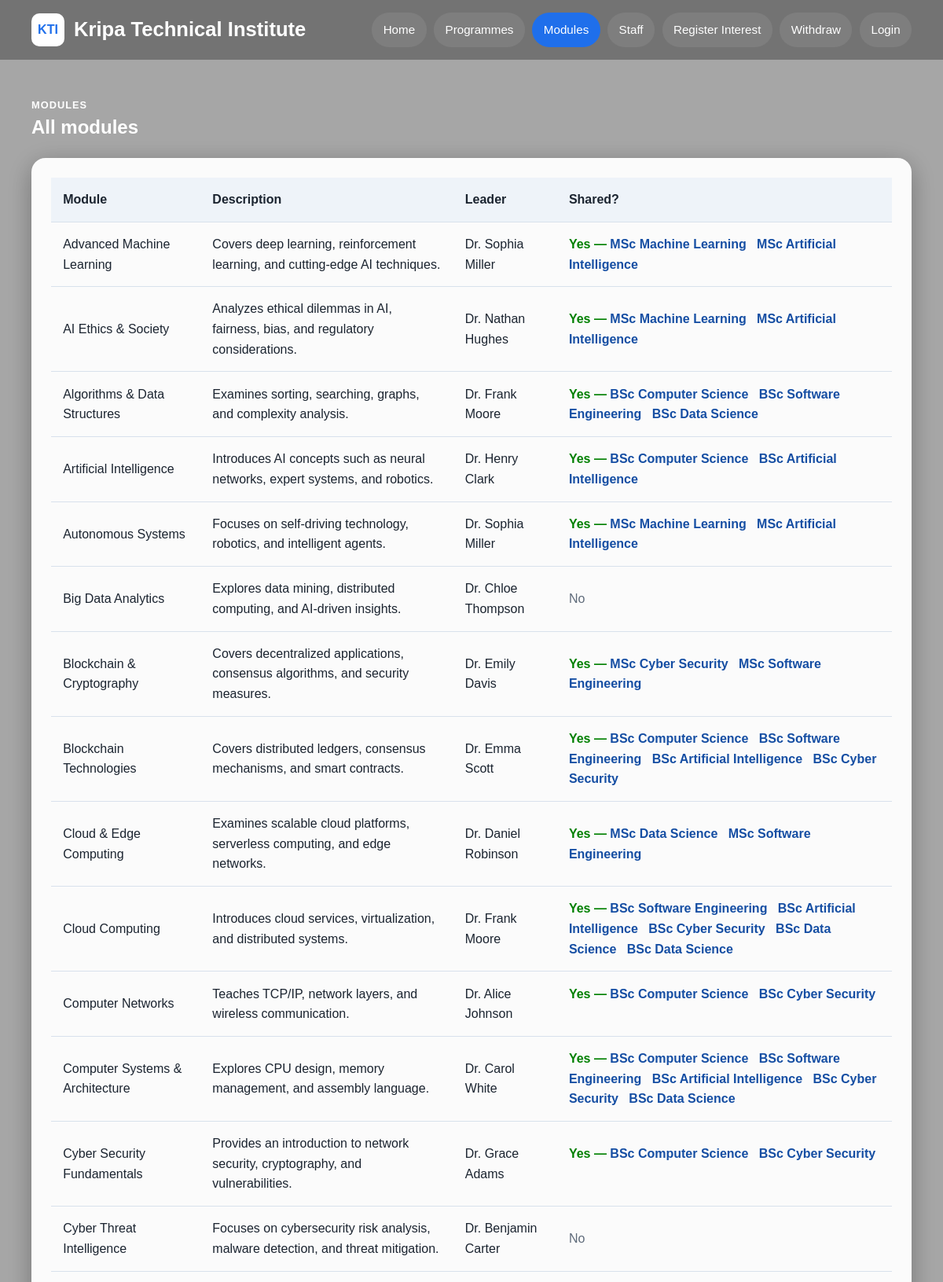
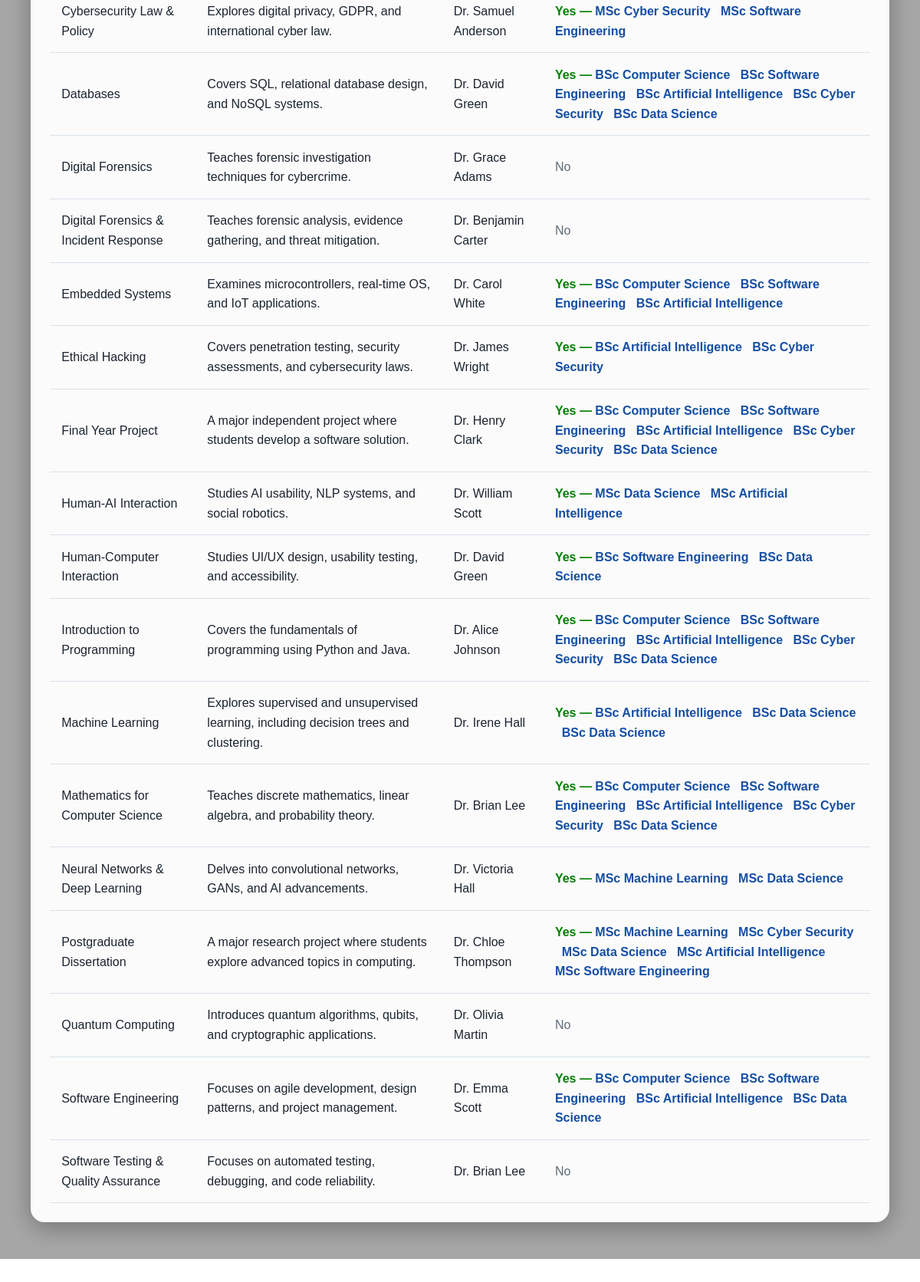
Screenshot of /?page=modules (upper part) with the database file from the repository (2 pictures, top to bottom).
### tables this page shows
CREATE TABLE Modules (
    ModuleID INTEGER PRIMARY KEY AUTO_INCREMENT,
    ModuleName TEXT NOT NULL,
    ModuleLeaderID INTEGER,
    Description TEXT,
    Image TEXT,
    FOREIGN KEY (ModuleLeaderID) REFERENCES Staff(StaffID)
);

CREATE TABLE Staff (
    StaffID INTEGER PRIMARY KEY AUTO_INCREMENT,
    Name TEXT NOT NULL
);

CREATE TABLE Programmes (
    ProgrammeID INTEGER PRIMARY KEY AUTO_INCREMENT,
    ProgrammeName TEXT NOT NULL,
    LevelID INTEGER,
    ProgrammeLeaderID INTEGER,
    Description TEXT,
    Image TEXT,
    IsPublished TINYINT(1) DEFAULT 1,
    FOREIGN KEY (LevelID) REFERENCES Levels(LevelID),
    FOREIGN KEY (ProgrammeLeaderID) REFERENCES Staff(StaffID)
);

### core/Controller.php (called while the page is built, shortened)
<?php
class Controller {
    protected function view($viewPath, $data = []) {
        extract($data);
        $file = __DIR__ . '/../app/views/' . $viewPath . '.php';
        require $file;
    }
}

### app/controllers/ModuleController.php (called while the page is built)
<?php
class ModuleController extends Controller {
    public function index() {
        require_once __DIR__ . '/../models/ModuleModel.php';
        $model = new ModuleModel();
        $modules = $model->getAllModules();
        $this->view('modules/index', [
            'modules' => $modules
        ]);
    }
}

### index.php (called while the page is built, shortened)
<?php
require_once __DIR__ . '/core/Database.php';
require_once __DIR__ . '/core/Controller.php';
require_once __DIR__ . '/core/Router.php';
$router = new Router();
$router->get('home', 'HomeController', 'index');
$router->get('programmes',        'ProgrammeController', 'index');
$router->get('programme-details', 'ProgrammeController', 'show');
$router->get('modules', 'ModuleController', 'index');
$router->get('staff', 'StaffController', 'index');
$router->get('staff-profile', 'StaffController', 'show');
$router->get('interest',          'InterestController', 'showForm');
$router->post('interest',         'InterestController', 'submit');
$router->get('withdraw',          'InterestController', 'showWithdraw');
$router->post('withdraw',         'InterestController', 'withdraw');
$router->get('login',    'AuthController', 'showLogin');
$router->post('login',   'AuthController', 'login');
$router->get('logout',   'AuthController', 'logout');
$router->get('register', 'AuthController', 'showRegister');
$router->post('register','AuthController', 'register');
$router->get('admin',  'AdminController', 'index');
$router->post('admin', 'AdminController', 'handlePost');
$router->get('export', 'AdminController', 'exportCsv');
$router->dispatch($_SERVER['REQUEST_METHOD']);

### core/Database.php (called while the page is built, shortened)
<?php
class Database {
    private static $connection = null;
    public static function connect() {
        if (self::$connection == null) {
            self::$connection = new PDO(
                "mysql:host=" . DB_HOST . ";dbname=" . DB_NAME . ";charset=" . DB_CHARSET,
                DB_USER,
                DB_PASS
            );
            self::$connection->setAttribute(
                PDO::ATTR_ERRMODE,
                PDO::ERRMODE_EXCEPTION
            );
            self::$connection->setAttribute(
                PDO::ATTR_DEFAULT_FETCH_MODE,
                PDO::FETCH_ASSOC
            );
        }
        return self::$connection;
    }
}

### app/models/ModuleModel.php (called while the page is built)
<?php
class ModuleModel {
    private $db;
    public function __construct() {
        $this->db = Database::connect();
    }
    public function getAllModules() {
        $stmt = $this->db->prepare("
            SELECT m.ModuleID, m.ModuleName, m.Description,
                  s.Name AS LeaderName,
                  COUNT(DISTINCT pm.ProgrammeID) AS ProgrammeCount
            FROM Modules m
            JOIN Staff s ON m.ModuleLeaderID = s.StaffID
            LEFT JOIN ProgrammeModules pm ON m.ModuleID = pm.ModuleID
            GROUP BY m.ModuleID
            ORDER BY m.ModuleName
        ");
        $stmt->execute();
        $modules = $stmt->fetchAll();
        foreach ($modules as &$module) {
            $stmt2 = $this->db->prepare("
                SELECT p.ProgrammeID, p.ProgrammeName
                FROM ProgrammeModules pm
                JOIN Programmes p ON pm.ProgrammeID = p.ProgrammeID
                WHERE pm.ModuleID = ?
            ");
            $stmt2->execute([$module['ModuleID']]);
            $module['ProgrammeNames'] = $stmt2->fetchAll();
        }
        return $modules;
    }
}

### app/views/modules/index.php (the view)
<?php require_once __DIR__ . '/../layouts/header.php'; ?>
<main id="main-content" class="section">
    <div class="container">
        <div class="section-heading">
            <p class="eyebrow">Modules</p>
            <h2>All modules</h2>
        </div>
        <div class="table-card card">
            <table>
                <thead>
                    <tr>
                        <th>Module</th>
                        <th>Description</th>
                        <th>Leader</th>
                        <th>Shared?</th>
                    </tr>
                </thead>
                <tbody>
                    <?php foreach ($modules as $module): ?>
                        <tr>
                            <td><?= htmlspecialchars($module['ModuleName']) ?></td>
                            <td><?= htmlspecialchars($module['Description']) ?></td>
                            <td><?= htmlspecialchars($module['LeaderName']) ?></td>
                            <td>
                               <?php if ($module['ProgrammeCount'] > 1): ?>
                                <span style="color: green; font-weight: bold;">
                                    Yes —
                                    <?php foreach ($module['ProgrammeNames'] as $prog): ?>
                                        <a href="/student-course-hub/?page=programme-details&id=<?= $prog['ProgrammeID'] ?>">
                                            <?= htmlspecialchars($prog['ProgrammeName']) ?>
                                        </a>&nbsp;
                                    <?php endforeach; ?>
                                </span>
                                <?php else: ?>
                                    <span style="color: var(--text-soft);">No</span>
                                <?php endif; ?>
                            </td>
                        </tr>
                    <?php endforeach; ?>
                </tbody>
            </table>
        </div>
    </div>
</main>
<?php require_once __DIR__ . '/../layouts/footer.php'; ?>

### core/Router.php (shortened to what this page needs)
<?php
class Router {
    protected $routes = [];
    public function get($page, $controller, $method) {
        $this->routes[] = [
            'method'     => 'GET',
            'page'       => $page,
            'controller' => $controller,
            'action'     => $method
        ];
    }
    public function post($page, $controller, $method) {
        $this->routes[] = [
            'method'     => 'POST',
            'page'       => $page,
            'controller' => $controller,
            'action'     => $method
        ];
    }
    public function dispatch($requestMethod) {
        $page = isset($_GET['page']) ? $_GET['page'] : 'home';
        foreach ($this->routes as $route) {
            if ($route['method'] == strtoupper($requestMethod)
                && $route['page'] == $page) {
                $action         = $route['action'];
                $obj = new $controllerName();
                $obj->$action();
                return;
            }
        }
    }
}

### public/assets/css/style.css (style rules this page uses)
:root { --bg: #f6f8fb; --surface: #ffffff; --surface-muted: #eef3f9; --text: #1b2430; --text-soft: #5f6b7a; --primary: #1f6feb; --primary-dark: #154ea3; --danger: #c0392b; --border: #d8e1ec; --shadow: 0 10px 30px rgba(16, 24, 40, 0.08); --radius: 18px; }
* { box-sizing: border-box; }
html { scroll-behavior: smooth; }
body { margin: 0; font-family: Arial, Helvetica, sans-serif; background-image: url('/student-course-hub/public/assets/images/campus.jpg'); background-size: cover; background-position: center; background-attachment: fixed; background-repeat: no-repeat; color: var(--text); line-height: 1.6; }
a { color: var(--primary-dark); text-decoration: none; }
.container { width: min(1120px, calc(100% - 2rem)); margin: 0 auto; }
.eyebrow { margin: 0 0 0.25rem; text-transform: uppercase; letter-spacing: 0.08em; font-size: 0.8rem; font-weight: 700; color: #7db2ff; }
.hero h2, .section-heading h2, .auth-info h2, .programme-layout h2 { margin-top: 0; line-height: 1.2; }
.section { padding: 3rem 0; background: rgba(0, 0, 0, 0.35); }
.section-heading { margin-bottom: 1.5rem; }
.section-heading h2, .section-heading p { color: #ffffff; }
.card { background: rgba(255, 255, 255, 0.95); border: 1px solid rgba(255, 255, 255, 0.4); border-radius: var(--radius); padding: 1.5rem; box-shadow: 0 8px 32px rgba(0, 0, 0, 0.3); color: var(--text); }
.table-card { overflow-x: auto; }
table { width: 100%; border-collapse: collapse; }
th, td { text-align: left; padding: 0.95rem; border-bottom: 1px solid var(--border); }
th { background: var(--surface-muted); }
.page-programmes, .page-modules, .page-staff, .page-interest, .page-withdraw, .page-login, .page-admin { background-image: url('/student-course-hub/public/assets/images/home.jpg'); }

### rows the page displays
modules: ModuleName "Advanced Machine Learning", Description "Covers deep learning, reinforcement learning, and cutting-edge AI techniques.", ModuleLeaderID.Name "Dr. Sophia Miller"
programmes: ProgrammeName "MSc Machine Learning"
programmes: ProgrammeName "MSc Artificial Intelligence"
modules: ModuleName "AI Ethics & Society", Description "Analyzes ethical dilemmas in AI, fairness, bias, and regulatory considerations.", ModuleLeaderID.Name "Dr. Nathan Hughes"
modules: ModuleName "Algorithms & Data Structures", Description "Examines sorting, searching, graphs, and complexity analysis.", ModuleLeaderID.Name "Dr. Frank Moore"
programmes: ProgrammeName "BSc Computer Science"
programmes: ProgrammeName "BSc Software Engineering"
programmes: ProgrammeName "BSc Data Science"
modules: ModuleName "Artificial Intelligence", Description "Introduces AI concepts such as neural networks, expert systems, and robotics.", ModuleLeaderID.Name "Dr. Henry Clark"
programmes: ProgrammeName "BSc Artificial Intelligence"
modules: ModuleName "Autonomous Systems", Description "Focuses on self-driving technology, robotics, and intelligent agents.", ModuleLeaderID.Name "Dr. Sophia Miller"
modules: ModuleName "Big Data Analytics", Description "Explores data mining, distributed computing, and AI-driven insights.", ModuleLeaderID.Name "Dr. Chloe Thompson", shows "No"
modules: ModuleName "Blockchain & Cryptography", Description "Covers decentralized applications, consensus algorithms, and security measures.", ModuleLeaderID.Name "Dr. Emily Davis"
programmes: ProgrammeName "MSc Cyber Security"
programmes: ProgrammeName "MSc Software Engineering"
modules: ModuleName "Blockchain Technologies", Description "Covers distributed ledgers, consensus mechanisms, and smart contracts.", ModuleLeaderID.Name "Dr. Emma Scott"
programmes: ProgrammeName "BSc Cyber Security"
modules: ModuleName "Cloud & Edge Computing", Description "Examines scalable cloud platforms, serverless computing, and edge networks.", ModuleLeaderID.Name "Dr. Daniel Robinson"
programmes: ProgrammeName "MSc Data Science"
modules: ModuleName "Cloud Computing", Description "Introduces cloud services, virtualization, and distributed systems.", ModuleLeaderID.Name "Dr. Frank Moore"
modules: ModuleName "Computer Networks", Description "Teaches TCP/IP, network layers, and wireless communication.", ModuleLeaderID.Name "Dr. Alice Johnson"
modules: ModuleName "Computer Systems & Architecture", Description "Explores CPU design, memory management, and assembly language.", ModuleLeaderID.Name "Dr. Carol White"
modules: ModuleName "Cyber Security Fundamentals", Description "Provides an introduction to network security, cryptography, and vulnerabilities.", ModuleLeaderID.Name "Dr. Grace Adams"
modules: ModuleName "Cyber Threat Intelligence", Description "Focuses on cybersecurity risk analysis, malware detection, and threat mitigation.", ModuleLeaderID.Name "Dr. Benjamin Carter", shows "No"
modules: ModuleName "Cybersecurity Law & Policy", Description "Explores digital privacy, GDPR, and international cyber law.", ModuleLeaderID.Name "Dr. Samuel Anderson"
modules: ModuleName "Databases", Description "Covers SQL, relational database design, and NoSQL systems.", ModuleLeaderID.Name "Dr. David Green"
modules: ModuleName "Digital Forensics", Description "Teaches forensic investigation techniques for cybercrime.", ModuleLeaderID.Name "Dr. Grace Adams", shows "No"
modules: ModuleName "Digital Forensics & Incident Response", Description "Teaches forensic analysis, evidence gathering, and threat mitigation.", ModuleLeaderID.Name "Dr. Benjamin Carter", shows "No"
modules: ModuleName "Embedded Systems", Description "Examines microcontrollers, real-time OS, and IoT applications.", ModuleLeaderID.Name "Dr. Carol White"
modules: ModuleName "Ethical Hacking", Description "Covers penetration testing, security assessments, and cybersecurity laws.", ModuleLeaderID.Name "Dr. James Wright"
modules: ModuleName "Final Year Project", Description "A major independent project where students develop a software solution.", ModuleLeaderID.Name "Dr. Henry Clark"
modules: ModuleName "Human-AI Interaction", Description "Studies AI usability, NLP systems, and social robotics.", ModuleLeaderID.Name "Dr. William Scott"
modules: ModuleName "Human-Computer Interaction", Description "Studies UI/UX design, usability testing, and accessibility.", ModuleLeaderID.Name "Dr. David Green"
modules: ModuleName "Introduction to Programming", Description "Covers the fundamentals of programming using Python and Java.", ModuleLeaderID.Name "Dr. Alice Johnson"
modules: ModuleName "Machine Learning", Description "Explores supervised and unsupervised learning, including decision trees and clustering.", ModuleLeaderID.Name "Dr. Irene Hall"
modules: ModuleName "Mathematics for Computer Science", Description "Teaches discrete mathematics, linear algebra, and probability theory.", ModuleLeaderID.Name "Dr. Brian Lee"
modules: ModuleName "Neural Networks & Deep Learning", Description "Delves into convolutional networks, GANs, and AI advancements.", ModuleLeaderID.Name "Dr. Victoria Hall"
modules: ModuleName "Postgraduate Dissertation", Description "A major research project where students explore advanced topics in computing.", ModuleLeaderID.Name "Dr. Chloe Thompson"
modules: ModuleName "Quantum Computing", Description "Introduces quantum algorithms, qubits, and cryptographic applications.", ModuleLeaderID.Name "Dr. Olivia Martin", shows "No"
modules: ModuleName "Software Engineering", Description "Focuses on agile development, design patterns, and project management.", ModuleLeaderID.Name "Dr. Emma Scott"
modules: ModuleName "Software Testing & Quality Assurance", Description "Focuses on automated testing, debugging, and code reliability.", ModuleLeaderID.Name "Dr. Brian Lee", shows "No"
